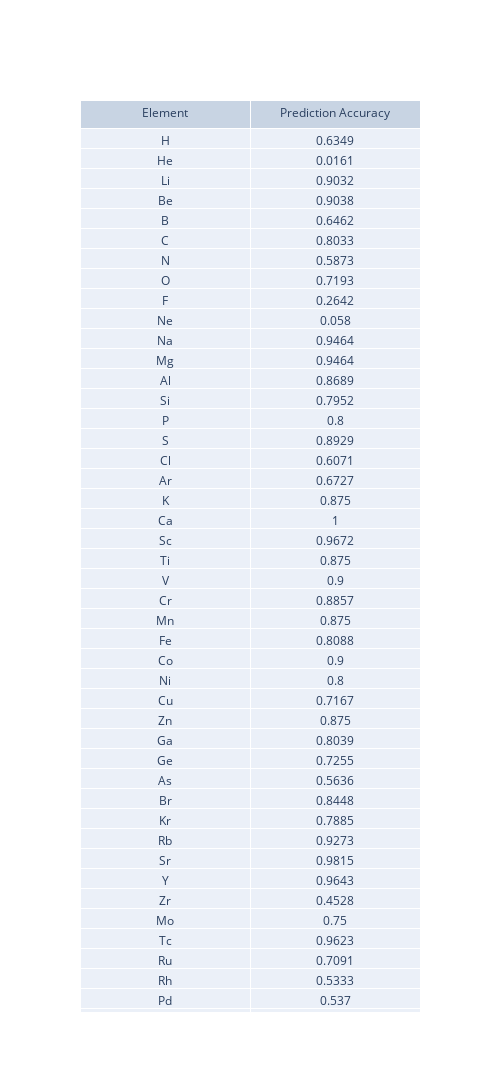

This figure's notebook cell:
### Code cell
#Look at Jaccard scores which gives partial credit
#https://scikit-learn.org/stable/modules/model_evaluation.html#jaccard-similarity-score
samp_avg_jacc = jaccard_score(y_test, y_pred, average='samples') # % correct by sample, then averaged
elem_jacc = np.round(jaccard_score(y_test, y_pred, average=None),4)

fig = go.Figure(data=[go.Table(header=dict(values=['Element', 'Prediction Accuracy']),
                 cells=dict(values=[elem_symb, elem_jacc]))])
fig.update_layout(width=500, height=2000)
fig.show()

### Figure 1 — Plotly figure (JSON) as saved in the notebook; plotly's stock layout.template omitted (floating-point values rounded to 4 significant figures; data arrays with more than 128 entries replaced by an {"elided": "..."} marker saying what was removed)
{"data": [{"cells": {"values": {"elided": "2x80 mixed values"}}, "header": {"values": ["Element", "Prediction Accuracy"]}, "type": "table"}], "layout": {"height": 2000, "width": 500}}
